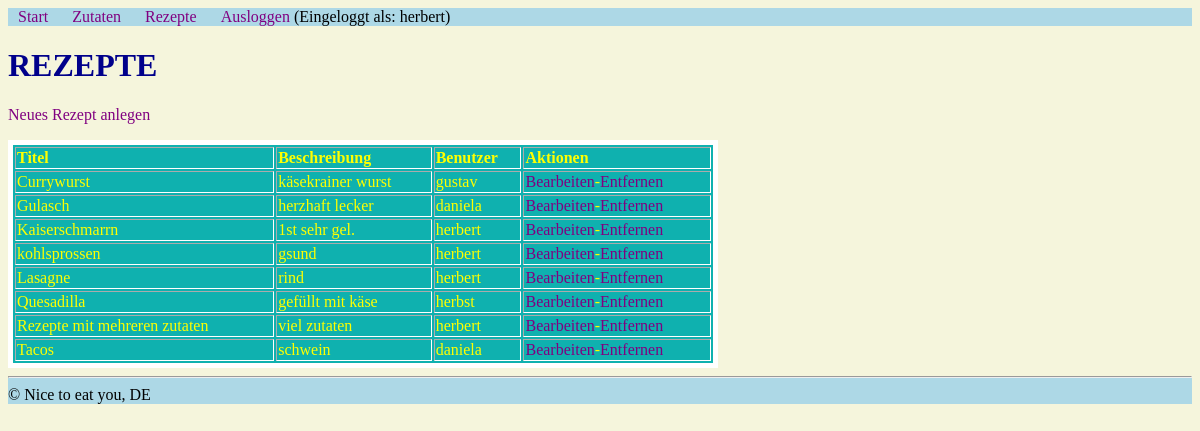
/admin/rezepte_liste.php (signed in), run on the app's committed database.
### tables this page shows
CREATE TABLE `rezepte` (
  `id` int(10) UNSIGNED NOT NULL,
  `titel` varchar(50) DEFAULT NULL,
  `beschreibung` text DEFAULT NULL,
  `benutzer_id` int(10) UNSIGNED NOT NULL
);

CREATE TABLE `benutzer` (
  `id` int(10) UNSIGNED NOT NULL,
  `benutzername` varchar(50) NOT NULL,
  `email` varchar(255) DEFAULT NULL,
  `passwort` varchar(255) NOT NULL,
  `anzahl_logins` int(11) NOT NULL,
  `letzte_logins` datetime DEFAULT NULL
);

### admin/funktionen.php (called while the page is built, shortened)
<?php
$db = mysqli_connect("localhost", "root", "", "php2");
mysqli_set_charset($db, "utf8");
function query ($sql_befehl) {
    global $db;
    $result = mysqli_query($db, $sql_befehl) or die(mysqli_error($db) . "<br/>" . $sql_befehl);
    return $result;
}

### admin/rezepte_liste.php (the view, shortened to what this page needs)
<?php
include "funktionen.php";
include "kopf.php";
?>
<h1>REZEPTE</h1>
<p><a href="rezepte_neu.php">Neues Rezept anlegen </a> </p>
<?php
$result = query("SELECT rezepte. *, benutzer.benutzername FROM rezepte LEFT JOIN benutzer ON rezepte.benutzer_id = benutzer.id ORDER BY rezepte.titel ASC");
echo "<table border='1'>";
   echo "<thread>";
      echo "<tr>";
          echo "<th>Titel</th>";
          echo "<th>Beschreibung</th>";
          echo "<th>Benutzer</th>";
          echo "<th>Aktionen</th>";
      echo "</tr>";
   echo "</thread>";
   echo "<tbody>";
   while ($row = mysqli_fetch_assoc($result)) {
    echo "<tr>";
         echo "<td>" . $row["titel"] . "</td>";
         echo "<td>" . $row["beschreibung"] . "</td>";
         echo "<td>" . $row["benutzername"] . "</td>";
         echo "<td>"
          . "<a href='rezepte_bearbeiten.php?id={$row["id"]}'>Bearbeiten</a>-"
          . "<a href='rezepte_entfernen.php?id={$row["id"]}'>Entfernen</a>" . "</td>";
    echo "</tr>";
   }
    echo "</tbody>";
  echo "</table>";
?>
<?php
include "fuss.php";
?>

### admin/kopf.php (style rules this page uses)
body { background-color: beige; }
a { text-decoration: none; color: purple; }
table { border: 5px solid white; background-color:rgb(15 177 175) ; width: 60%; text-align: left; color: yellow; }
h1 { color: darkblue; }

### data on the page
rezepte: titel "Currywurst", beschreibung "käsekrainer wurst", benutzer.benutzername "gustav"
rezepte: titel "Gulasch", beschreibung "herzhaft lecker", benutzer.benutzername "daniela"
rezepte: titel "Kaiserschmarrn", beschreibung "1st sehr gel.", benutzer.benutzername "herbert"
rezepte: titel "kohlsprossen", beschreibung "gsund", benutzer.benutzername "herbert"
rezepte: titel "Lasagne", beschreibung "rind", benutzer.benutzername "herbert"
rezepte: titel "Quesadilla", beschreibung "gefüllt mit käse", benutzer.benutzername "herbst"
rezepte: titel "Rezepte mit mehreren zutaten", beschreibung "viel zutaten", benutzer.benutzername "herbert"
rezepte: titel "Tacos", beschreibung "schwein", benutzer.benutzername "daniela"

### other printed values
$_SESSION["benutzername"] "herbert"
